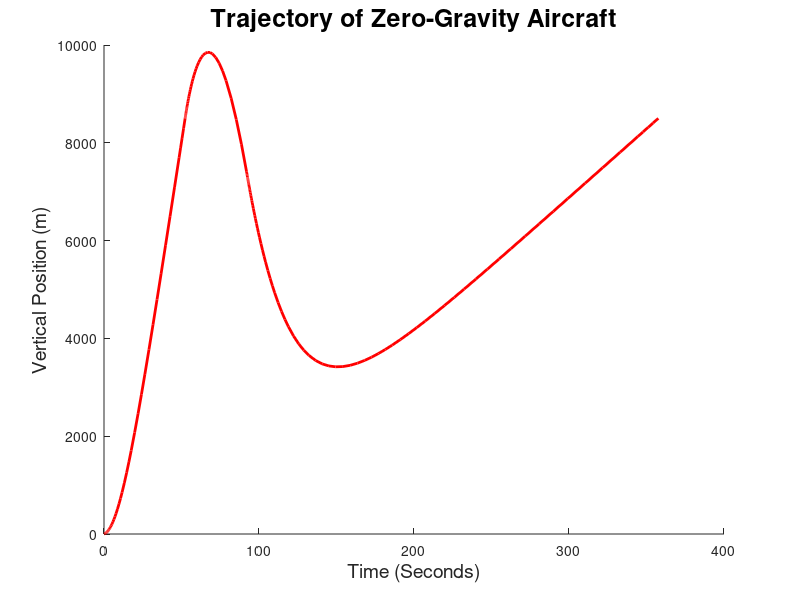

Write MATLAB code to recreate this figure.
function punchline()
% Modeling a Boeing 727

    g = 9.81;       % acceleration due to gravity (m/s^2)
    m = 65000;      % mass of airplane (kg)
    rho = 1.3;      % density of air (kg/m^3)
    A = 330;        % cross-sectional area of plane (m^2)
    C_l = 0.56;     % coefficient of lift (dimensionless)
    C_D = 0.6;      % coefficient of drag (dimensionless)
    
    F_thrust = 2000000;
    %F_thrust_2 = 2800000;
    F_thrust_2 = 1000000;
    initial_pos = [0, 0];
    initial_vel = [40, 10];
    
    options = odeset('events', @events);
    options2 = odeset('events', @events2);
    
    [TIME, Y] = ode45(@thrust_on_1, [0, 2000], [initial_pos, initial_vel], options);
    T = TIME;
    
    [TIME, Y_2] = ode45(@thrust_off, [T(end), 4000], [Y(end, 1), Y(end, 2), Y(end, 3), Y(end, 4)], options2);
    Y = [Y; Y_2];
    T = [T; TIME];
    
    disp(T(end, 1));
    vector = ( norm( [Y_2(1, 3); Y_2(1, 4)]-[Y_2(2, 3); Y_2(2, 4)] ) ) / (TIME(2, 1)-TIME(1, 1));
    
    [TIME_2, Y_2] = ode45(@thrust_on_2, [T(end), 4000], [Y(end, 1), Y(end, 2), Y(end, 3), Y(end, 4)], options);
    Y = [Y; Y_2];
    T = [T; TIME_2];
    
    %disp(TIME_2(1,1));
    %disp(TIME_2(2,1));
    
    %vector = ( [Y_2(1, 3); Y_2(1, 4)]-[Y_2(2, 3); Y_2(2, 4)] ) / (TIME_2(2, 1)-TIME_2(1, 1)) ;
    %acceleration = (norm(vector)/9.8 - 1);
    %disp(acceleration);
    
%     disp(Y);
    
%     for i = 2:10
%         [TIME, Y_2] = ode45(@thrust_on_2, [T(end), 2000*(i+1)], [Y(end, 1), Y(end, 2), Y(end, 3), Y(end, 4)], options);
%         Y = [Y; Y_2];
%         T = [T; TIME];
% %         t = t + (TIME(end) - TIME(1));
%         [TIME, Y_2] = ode45(@thrust_off, [T(end), 2000*(i+2)], [Y(end, 1), Y(end, 2), Y(end, 3), Y(end, 4)], options2);
%         Y = [Y; Y_2];
%         T = [T; TIME];
%     end

    clf;
    hold on;
    plot(T, Y(:,2), 'r', 'LineWidth', 2)
    xlabel('Time (Seconds)', 'FontSize', 14);
    %disp(t); %time spent thrusting
    %disp(TIME(end) - t_1); %total time of flight
    %plot(Y(:,1), Y(:,2), 'LineWidth', 2);
    %plot(Y_2(:,1), Y_2(:,2));
    %axis([0, 2e4, 0, 10000]);
    %xlabel('Horizontal Position (m)', 'FontSize', 14);
    ylabel('Vertical Position (m)', 'FontSize', 14);
    title('Trajectory of Zero-Gravity Aircraft', 'FontSize', 18);

    function res = thrust_on_1(t, W)
        P = W(1:2);
        V = W(3:4);
        
        v = norm(V);
        v_hat = V / v;
        s_hat = fliplr(v_hat);
        
        %disp(t);
        %disp(F_thrust);
        %hold on;
        %plot(t, F_thrust, 'o');
        
        dPdt = V;
        dVdt = [0; -g] + ([F_thrust*cos(pi/4);F_thrust*cos(pi/4)]/m) + ((rho*A*v^2) / (2*m)) * (C_l*s_hat - C_D*v_hat);
        
        res = [dPdt; dVdt];
    end

    function res = thrust_on_2(t, W)
        P = W(1:2);
        V = W(3:4);
        
        v = norm(V);
        v_hat = V / v;
        s_hat = fliplr(v_hat);
        
        %disp(t);
        %disp(F_thrust);
        %hold on;
        %plot(t, F_thrust, 'o');
        
        dPdt = V;
        dVdt = [0; -g] + ([F_thrust_2*cos(pi/4);F_thrust_2*cos(pi/4)]/m) + ((rho*A*v^2) / (2*m)) * (C_l*s_hat - C_D*v_hat);
        
        res = [dPdt; dVdt];
    end
    
    function res = thrust_off(t, W)
        P = W(1:2);
        V = W(3:4);
        
        v = norm(V);
        v_hat = V / v;
        s_hat = fliplr(v_hat);
        
        %disp(t);
        %disp(F_thrust);
        %hold on;
        %plot(t, F_thrust, 'o');
        
        dPdt = V;
        dVdt = [0; -g] + ([0; 0]/m) + ((rho*A*v^2) / (2*m)) * (C_l*s_hat - C_D*v_hat);
        
        res = [dPdt; dVdt];
    end

    function [value, isterminal,direction] = events(t, W) % kill thrust when height is increasing
        value = W(2) - 8500;
        %value = W(2) - 9000;
        direction = 1;
        isterminal = 1;
    end

    function [value, isterminal, direction] = events2(t, W) % when plane is too close to ground terminate
        value = W(2) - 7300;
        
        direction = -1;
        isterminal = 1;
    end

end
